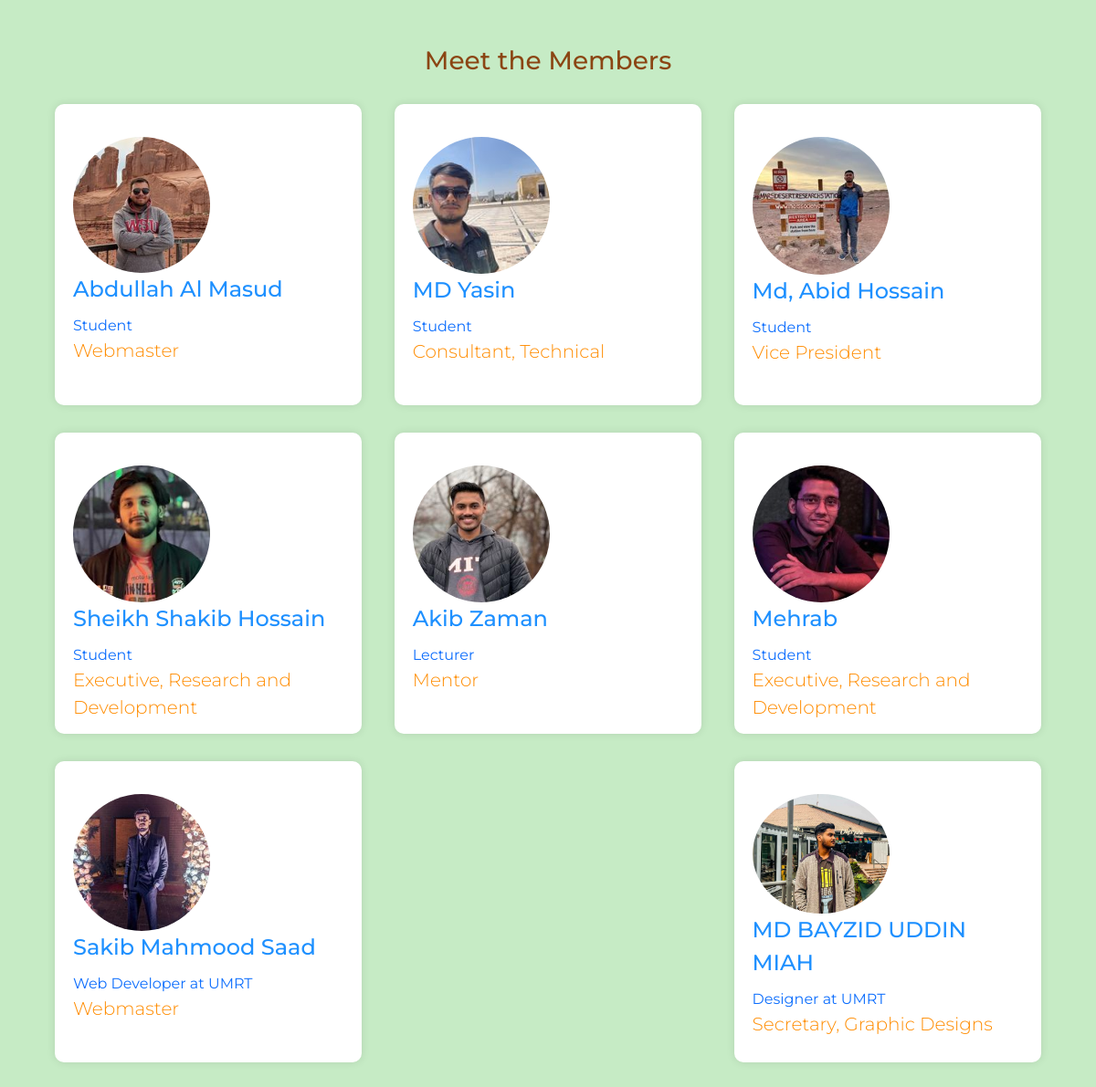
The app's page /club_page.php?id=1 (signed in) with its own data.
### tables this page shows
CREATE TABLE `person` (
  `id` varchar(20) NOT NULL,
  `name` varchar(100) DEFAULT NULL,
  `email` varchar(100) DEFAULT NULL,
  `address` varchar(100) DEFAULT NULL,
  `phone` varchar(20) DEFAULT NULL,
  `current_work` varchar(50) DEFAULT NULL,
  `dob` date DEFAULT NULL,
  `city` int(11) DEFAULT NULL,
  `country` int(11) DEFAULT NULL,
  `batch` int(11) DEFAULT NULL,
  `passwd` varchar(50) DEFAULT NULL
);

CREATE TABLE `club_position` (
  `id` int(11) NOT NULL,
  `name` varchar(50) DEFAULT NULL
);

### club_page.php (the view, shortened to what this page needs)
<?php
    if ($_SERVER["REQUEST_METHOD"] == "GET") {
        $club_id = $_GET["id"];
        $connect = mysqli_connect(HOST, USER, PASS, DB) or die("Can not connect");
        $results = mysqli_query($connect, "SELECT person_id FROM members_info WHERE members_info.club = $club_id")
            or die("Can not execute query");
        $friends = [];
        while ($rows = mysqli_fetch_array($results)) {
            extract($rows);
            $friends[] = $person_id;
        }
    } else {
        echo "Error in Database";
    }
?>
<!DOCTYPE html>
<html lang="en">
<head>
    <link href="https://cdn.jsdelivr.net/npm/bootstrap@5.0.0-alpha1/dist/css/bootstrap.min.css" rel="stylesheet">
</head>
<body>
<div id="container">
    <h2>Meet the Members</h2>
    <?php
    foreach ($friends as $friend_id) {
        $friend_query = mysqli_query($connect, "SELECT name, phone, email, current_work FROM person WHERE id = '$friend_id'");
        $friend_data = mysqli_fetch_assoc($friend_query);
            $club_position_query = mysqli_query($connect, "SELECT club_position.name FROM club_position WHERE club_position.id = (SELECT members_info.club_position FROM members_info WHERE members_info.person_id = '$friend_id')");
            $club_position_data = mysqli_fetch_assoc($club_position_query);
    ?>
    <a href="user.php?id=<?php echo $friend_id; ?>" class="user">
        <?php
            $profile_picture = 'uploads/' . $friend_id . '.jpg';
        ?>
        <img class="rounded-circle mt-3" width="150px" src="<?php echo $profile_picture; ?>">
        <p class="name"><?php echo $friend_data['name']; ?></p>
        <p class="address"><?php echo $friend_data['current_work']; ?></p>
        <p class="location"><?php echo $club_position_data['name']; ?></p>
    </a>
    <?php
    }
    ?>
</div>
</body>
</html>

### club_page.php (style rules this page uses)
body { margin: 0; padding: 0; font-family: 'Montserrat', sans-serif; background-color: #E9EAEA; }
#container { width: 90%; max-width: 1200px; margin: 50px auto; display: flex; flex-wrap: wrap; justify-content: space-between; align-items: flex-start; }
#container h2 { width: 100%; text-align: center; color: #8B4513; font-weight: 500; font-size: 28px; margin-bottom: 30px; }
.user { width: calc(33% - 20px); height: 330px; background-color: #FFF; border-radius: 10px; box-shadow: 0px 0px 10px rgba(0, 0, 0, 0.1); margin-bottom: 30px; padding: 20px; box-sizing: border-box; transition: all 0.3s ease; text-decoration: none; }
.user p { margin: 0; padding: 0; }
.user .name { font-size: 24px; font-weight: 500; color: #1E90FF; margin-bottom: 10px; }
.user .location { font-size: 20px; font-weight: 300; color: #FF8C00; margin-bottom: 5px; }
body { background-color: #C6EBC5; }

### records on screen
person: name "Abdullah Al Masud", current_work "Student"
club_position: name "Webmaster"
person: name "MD Yasin", current_work "Student"
club_position: name "Consultant, Technical"
person: name "Md, Abid Hossain", current_work "Student"
club_position: name "Vice President"
person: name "Sheikh Shakib Hossain", current_work "Student"
club_position: name "Executive, Research and Development"
person: name "Akib Zaman", current_work "Lecturer"
club_position: name "Mentor"
person: name "Mehrab", current_work "Student"
person: name "Sakib Mahmood Saad", current_work "Web Developer at UMRT"
person: name "MD BAYZID UDDIN MIAH", current_work "Designer at UMRT"
club_position: name "Secretary, Graphic Designs"
